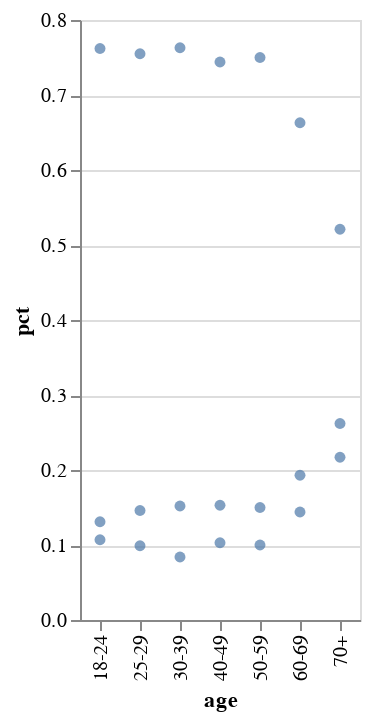

This figure's notebook cell:
### Code cell
alt.Chart(no).encode(x='age', y='pct').mark_circle()

### Figure 1 — Vega-Lite specification as saved in the notebook (floating-point values rounded to 4 significant figures)
{"config": {"view": {"continuousWidth": 400, "continuousHeight": 300}}, "data": {"name": "data-235d74cff4151e7f691ed260b343d78b"}, "mark": "circle", "encoding": {"x": {"type": "nominal", "field": "age"}, "y": {"type": "quantitative", "field": "pct"}}, "$schema": "https://vega.github.io/schema/vega-lite/v4.0.2.json", "datasets": {"data-235d74cff4151e7f691ed260b343d78b": [{"age": "18-24", "religion": "No religion", "response": "Not wrong", "n": 1147, "pct": 0.762}, {"age": "18-24", "religion": "No religion", "response": "Wrong", "n": 161, "pct": 0.107}, {"age": "18-24", "religion": "No religion", "response": "Wrong-ish", "n": 197, "pct": 0.131}, {"age": "25-29", "religion": "No religion", "response": "Not wrong", "n": 887, "pct": 0.755}, {"age": "25-29", "religion": "No religion", "response": "Wrong", "n": 116, "pct": 0.099}, {"age": "25-29", "religion": "No religion", "response": "Wrong-ish", "n": 172, "pct": 0.146}, {"age": "30-39", "religion": "No religion", "response": "Not wrong", "n": 1853, "pct": 0.763}, {"age": "30-39", "religion": "No religion", "response": "Wrong", "n": 205, "pct": 0.084}, {"age": "30-39", "religion": "No religion", "response": "Wrong-ish", "n": 370, "pct": 0.152}, {"age": "40-49", "religion": "No religion", "response": "Not wrong", "n": 1818, "pct": 0.744}, {"age": "40-49", "religion": "No religion", "response": "Wrong", "n": 251, "pct": 0.103}, {"age": "40-49", "religion": "No religion", "response": "Wrong-ish", "n": 375, "pct": 0.153}, {"age": "50-59", "religion": "No religion", "response": "Not wrong", "n": 1591, "pct": 0.75}, {"age": "50-59", "religion": "No religion", "response": "Wrong", "n": 211, "pct": 0.1}, {"age": "50-59", "religion": "No religion", "response": "Wrong-ish", "n": 318, "pct": 0.15}, {"age": "60-69", "religion": "No religion", "response": "Not wrong", "n": 970, "pct": 0.663}, {"age": "60-69", "religion": "No religion", "response": "Wrong", "n": 211, "pct": 0.144}, {"age": "60-69", "religion": "No religion", "response": "Wrong-ish", "n": 282, "pct": 0.193}, {"age": "70+", "religion": "No religion", "response": "Not wrong", "n": 469, "pct": 0.521}, {"age": "70+", "religion": "No religion", "response": "Wrong", "n": 236, "pct": 0.262}, {"age": "70+", "religion": "No religion", "response": "Wrong-ish", "n": 195, "pct": 0.217}]}}
